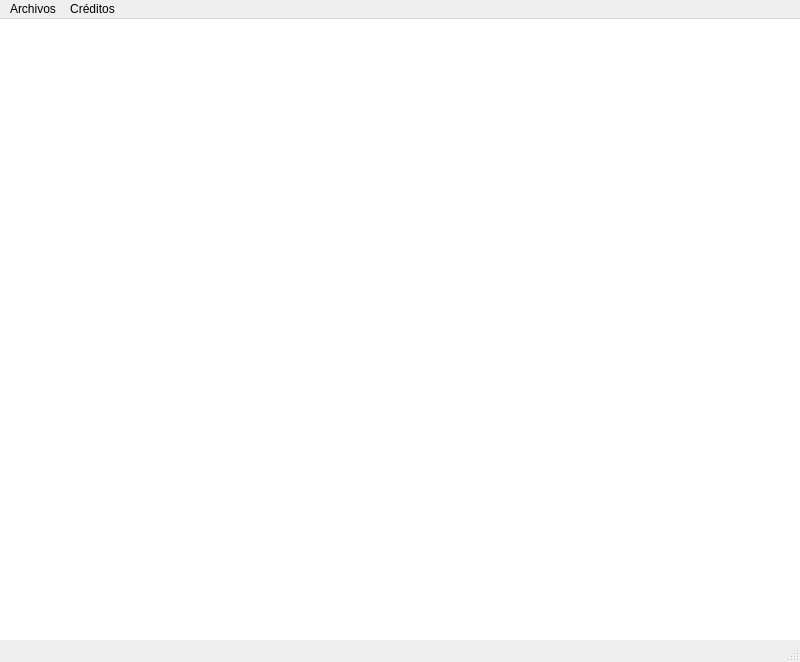
<?xml version="1.0" encoding="UTF-8"?>
<ui version="4.0">
 <class>MainWindow</class>
 <widget class="QMainWindow" name="MainWindow">
  <property name="geometry">
   <rect>
    <x>0</x>
    <y>0</y>
    <width>800</width>
    <height>662</height>
   </rect>
  </property>
  <property name="windowTitle">
   <string>MainWindow</string>
  </property>
  <property name="styleSheet">
   <string notr="true">QWidget#centralwidget{
background-color: rgb(255, 255, 255);
}</string>
  </property>
  <widget class="QWidget" name="centralwidget"/>
  <widget class="QMenuBar" name="menubar">
   <property name="geometry">
    <rect>
     <x>0</x>
     <y>0</y>
     <width>800</width>
     <height>33</height>
    </rect>
   </property>
   <widget class="QMenu" name="menuArchivo">
    <property name="title">
     <string>Archivos</string>
    </property>
    <addaction name="btnRegTransf"/>
    <addaction name="btn_dep"/>
    <addaction name="btn_His_Trans_Inter"/>
   </widget>
   <widget class="QMenu" name="menuCreditos">
    <property name="title">
     <string>Créditos</string>
    </property>
    <addaction name="btn_Desarrolladores"/>
   </widget>
   <addaction name="menuArchivo"/>
   <addaction name="menuCreditos"/>
  </widget>
  <widget class="QStatusBar" name="statusbar"/>
  <action name="btnRegTransf">
   <property name="text">
    <string>Registrar Transferencias</string>
   </property>
  </action>
  <action name="btn_dep">
   <property name="text">
    <string>Reportar Transferencias Internacionales</string>
   </property>
  </action>
  <action name="btn_His_Trans_Inter">
   <property name="text">
    <string>Historial de Transferencias Internacionales</string>
   </property>
  </action>
  <action name="btn_Desarrolladores">
   <property name="text">
    <string>Desarrolladores</string>
   </property>
  </action>
 </widget>
 <resources/>
 <connections/>
</ui>
